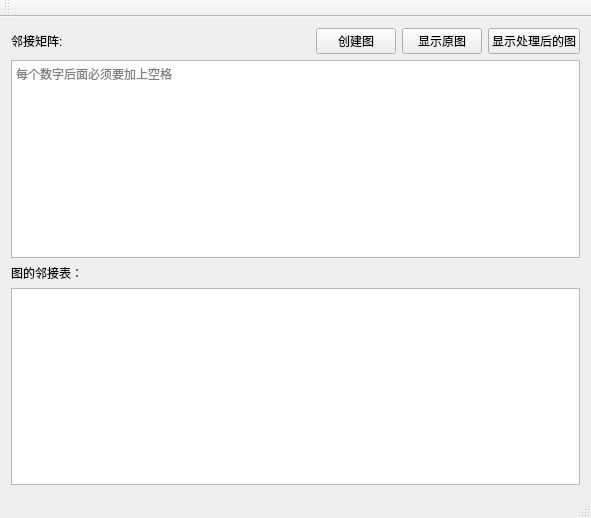
<?xml version="1.0" encoding="UTF-8"?>
<ui version="4.0">
 <class>The_problem_of_village_road_repairClass</class>
 <widget class="QMainWindow" name="The_problem_of_village_road_repairClass">
  <property name="geometry">
   <rect>
    <x>0</x>
    <y>0</y>
    <width>591</width>
    <height>518</height>
   </rect>
  </property>
  <property name="windowTitle">
   <string>The_problem_of_village_road_repair</string>
  </property>
  <widget class="QWidget" name="centralWidget">
   <layout class="QVBoxLayout" name="verticalLayout">
    <item>
     <layout class="QHBoxLayout" name="horizontalLayout_4">
      <item>
       <widget class="QLabel" name="label_3">
        <property name="text">
         <string>邻接矩阵:</string>
        </property>
       </widget>
      </item>
      <item>
       <spacer name="horizontalSpacer_3">
        <property name="orientation">
         <enum>Qt::Horizontal</enum>
        </property>
        <property name="sizeHint" stdset="0">
         <size>
          <width>40</width>
          <height>20</height>
         </size>
        </property>
       </spacer>
      </item>
      <item>
       <widget class="QPushButton" name="pushButton">
        <property name="text">
         <string>创建图</string>
        </property>
       </widget>
      </item>
      <item>
       <widget class="QPushButton" name="pushButton_3">
        <property name="text">
         <string>显示原图</string>
        </property>
       </widget>
      </item>
      <item>
       <widget class="QPushButton" name="pushButton_2">
        <property name="text">
         <string>显示处理后的图</string>
        </property>
       </widget>
      </item>
     </layout>
    </item>
    <item>
     <widget class="QPlainTextEdit" name="plainTextEdit">
      <property name="maximumSize">
       <size>
        <width>16777215</width>
        <height>16777215</height>
       </size>
      </property>
      <property name="placeholderText">
       <string>每个数字后面必须要加上空格</string>
      </property>
     </widget>
    </item>
    <item>
     <widget class="QLabel" name="label">
      <property name="text">
       <string>图的邻接表：</string>
      </property>
     </widget>
    </item>
    <item>
     <widget class="QTextEdit" name="textEdit"/>
    </item>
   </layout>
  </widget>
  <widget class="QMenuBar" name="menuBar">
   <property name="geometry">
    <rect>
     <x>0</x>
     <y>0</y>
     <width>591</width>
     <height>26</height>
    </rect>
   </property>
  </widget>
  <widget class="QToolBar" name="mainToolBar">
   <attribute name="toolBarArea">
    <enum>TopToolBarArea</enum>
   </attribute>
   <attribute name="toolBarBreak">
    <bool>false</bool>
   </attribute>
  </widget>
  <widget class="QStatusBar" name="statusBar"/>
 </widget>
 <layoutdefault spacing="6" margin="11"/>
 <resources>
  <include location="the_problem_of_village_road_repair.qrc"/>
 </resources>
 <connections/>
</ui>
